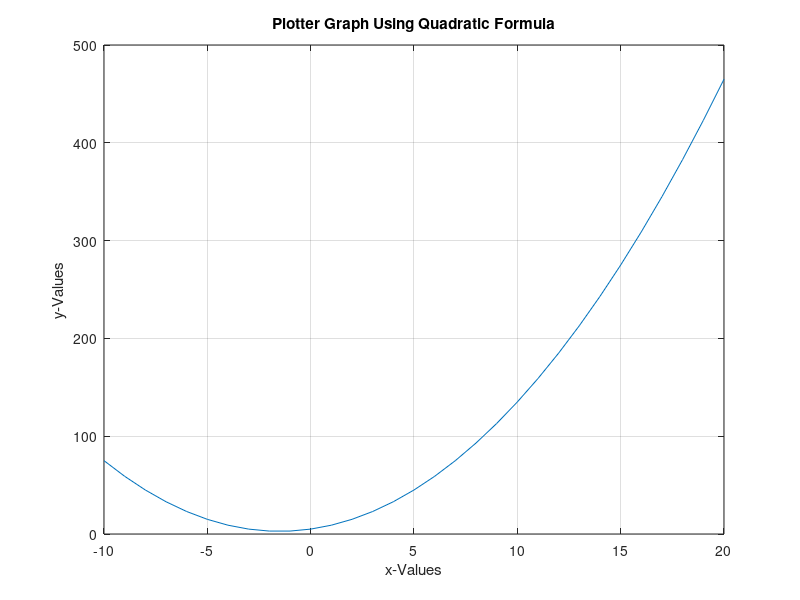

MATLAB code to generate this figure:
x = -10:1:20
y = x .^2 + 3*x + 5
plot(x,y);
grid on
xlabel ("x-Values")
ylabel ("y-Values")
title("Plotter Graph Using Quadratic Formula")
values = [x',y']
csvwrite("octavePlotter.csv", values)
